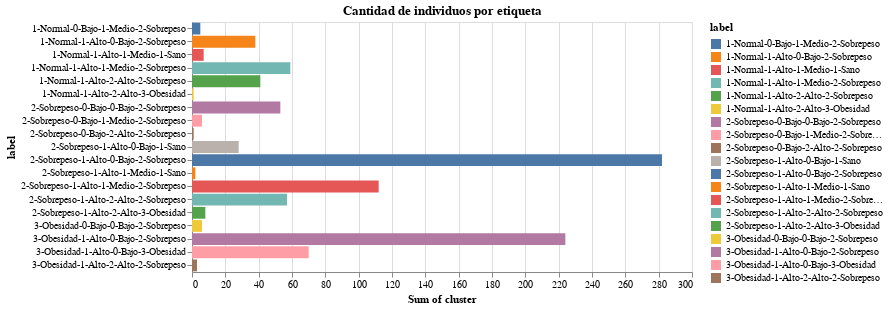

Notebook code for this chart:
### Code cell
eda_cluster(df_obesity, 1)

### Figure 1 — Vega-Lite specification as saved in the notebook (floating-point values rounded to 4 significant figures)
{"config": {"view": {"continuousWidth": 400, "continuousHeight": 300}}, "data": {"name": "data-becd51bc069bc2bf23097f41a80b7978"}, "mark": "bar", "encoding": {"color": {"field": "label", "type": "nominal"}, "tooltip": [{"field": "label", "type": "nominal"}, {"aggregate": "sum", "field": "cluster", "title": "Cantidad individuos", "type": "quantitative"}], "x": {"aggregate": "sum", "field": "cluster", "type": "quantitative"}, "y": {"field": "label", "type": "nominal"}}, "height": 250, "title": "Cantidad de individuos por etiqueta", "width": 500, "$schema": "https://vega.github.io/schema/vega-lite/v4.17.0.json", "datasets": {"data-becd51bc069bc2bf23097f41a80b7978": [{"age_range": "17-25", "bmi": "1-Normal", "cc": "1-Alto", "rcc": "0-Bajo", "ict": "2-Sobrepeso", "risk_factors": 2, "cluster": 12, "label": "1-Normal-1-Alto-0-Bajo-2-Sobrepeso"}, {"age_range": "17-25", "bmi": "1-Normal", "cc": "1-Alto", "rcc": "1-Medio", "ict": "2-Sobrepeso", "risk_factors": 3, "cluster": 24, "label": "1-Normal-1-Alto-1-Medio-2-Sobrepeso"}, {"age_range": "17-25", "bmi": "1-Normal", "cc": "1-Alto", "rcc": "2-Alto", "ict": "2-Sobrepeso", "risk_factors": 3, "cluster": 13, "label": "1-Normal-1-Alto-2-Alto-2-Sobrepeso"}, {"age_range": "17-25", "bmi": "1-Normal", "cc": "1-Alto", "rcc": "2-Alto", "ict": "3-Obesidad", "risk_factors": 3, "cluster": 1, "label": "1-Normal-1-Alto-2-Alto-3-Obesidad"}, {"age_range": "17-25", "bmi": "2-Sobrepeso", "cc": "1-Alto", "rcc": "0-Bajo", "ict": "2-Sobrepeso", "risk_factors": 3, "cluster": 36, "label": "2-Sobrepeso-1-Alto-0-Bajo-2-Sobrepeso"}, {"age_range": "17-25", "bmi": "2-Sobrepeso", "cc": "1-Alto", "rcc": "1-Medio", "ict": "2-Sobrepeso", "risk_factors": 4, "cluster": 12, "label": "2-Sobrepeso-1-Alto-1-Medio-2-Sobrepeso"}, {"age_range": "17-25", "bmi": "2-Sobrepeso", "cc": "1-Alto", "rcc": "2-Alto", "ict": "2-Sobrepeso", "risk_factors": 4, "cluster": 4, "label": "2-Sobrepeso-1-Alto-2-Alto-2-Sobrepeso"}, {"age_range": "17-25", "bmi": "3-Obesidad", "cc": "1-Alto", "rcc": "0-Bajo", "ict": "2-Sobrepeso", "risk_factors": 3, "cluster": 21, "label": "3-Obesidad-1-Alto-0-Bajo-2-Sobrepeso"}, {"age_range": "17-25", "bmi": "3-Obesidad", "cc": "1-Alto", "rcc": "0-Bajo", "ict": "3-Obesidad", "risk_factors": 3, "cluster": 9, "label": "3-Obesidad-1-Alto-0-Bajo-3-Obesidad"}, {"age_range": "26-35", "bmi": "1-Normal", "cc": "1-Alto", "rcc": "0-Bajo", "ict": "2-Sobrepeso", "risk_factors": 2, "cluster": 7, "label": "1-Normal-1-Alto-0-Bajo-2-Sobrepeso"}, {"age_range": "26-35", "bmi": "1-Normal", "cc": "1-Alto", "rcc": "1-Medio", "ict": "2-Sobrepeso", "risk_factors": 3, "cluster": 12, "label": "1-Normal-1-Alto-1-Medio-2-Sobrepeso"}, {"age_range": "26-35", "bmi": "1-Normal", "cc": "1-Alto", "rcc": "2-Alto", "ict": "2-Sobrepeso", "risk_factors": 3, "cluster": 6, "label": "1-Normal-1-Alto-2-Alto-2-Sobrepeso"}, {"age_range": "26-35", "bmi": "2-Sobrepeso", "cc": "1-Alto", "rcc": "0-Bajo", "ict": "2-Sobrepeso", "risk_factors": 3, "cluster": 54, "label": "2-Sobrepeso-1-Alto-0-Bajo-2-Sobrepeso"}, {"age_range": "26-35", "bmi": "2-Sobrepeso", "cc": "1-Alto", "rcc": "1-Medio", "ict": "2-Sobrepeso", "risk_factors": 4, "cluster": 23, "label": "2-Sobrepeso-1-Alto-1-Medio-2-Sobrepeso"}, {"age_range": "26-35", "bmi": "2-Sobrepeso", "cc": "1-Alto", "rcc": "2-Alto", "ict": "2-Sobrepeso", "risk_factors": 4, "cluster": 6, "label": "2-Sobrepeso-1-Alto-2-Alto-2-Sobrepeso"}, {"age_range": "26-35", "bmi": "3-Obesidad", "cc": "1-Alto", "rcc": "0-Bajo", "ict": "2-Sobrepeso", "risk_factors": 3, "cluster": 65, "label": "3-Obesidad-1-Alto-0-Bajo-2-Sobrepeso"}, {"age_range": "26-35", "bmi": "3-Obesidad", "cc": "1-Alto", "rcc": "0-Bajo", "ict": "3-Obesidad", "risk_factors": 3, "cluster": 13, "label": "3-Obesidad-1-Alto-0-Bajo-3-Obesidad"}, {"age_range": "36-45", "bmi": "1-Normal", "cc": "0-Bajo", "rcc": "1-Medio", "ict": "2-Sobrepeso", "risk_factors": 2, "cluster": 5, "label": "1-Normal-0-Bajo-1-Medio-2-Sobrepeso"}, {"age_range": "36-45", "bmi": "1-Normal", "cc": "1-Alto", "rcc": "0-Bajo", "ict": "2-Sobrepeso", "risk_factors": 2, "cluster": 8, "label": "1-Normal-1-Alto-0-Bajo-2-Sobrepeso"}, {"age_range": "36-45", "bmi": "1-Normal", "cc": "1-Alto", "rcc": "1-Medio", "ict": "1-Sano", "risk_factors": 2, "cluster": 7, "label": "1-Normal-1-Alto-1-Medio-1-Sano"}, {"age_range": "36-45", "bmi": "1-Normal", "cc": "1-Alto", "rcc": "1-Medio", "ict": "2-Sobrepeso", "risk_factors": 3, "cluster": 7, "label": "1-Normal-1-Alto-1-Medio-2-Sobrepeso"}, {"age_range": "36-45", "bmi": "1-Normal", "cc": "1-Alto", "rcc": "2-Alto", "ict": "2-Sobrepeso", "risk_factors": 3, "cluster": 8, "label": "1-Normal-1-Alto-2-Alto-2-Sobrepeso"}, {"age_range": "36-45", "bmi": "2-Sobrepeso", "cc": "0-Bajo", "rcc": "0-Bajo", "ict": "2-Sobrepeso", "risk_factors": 2, "cluster": 53, "label": "2-Sobrepeso-0-Bajo-0-Bajo-2-Sobrepeso"}, {"age_range": "36-45", "bmi": "2-Sobrepeso", "cc": "0-Bajo", "rcc": "1-Medio", "ict": "2-Sobrepeso", "risk_factors": 3, "cluster": 3, "label": "2-Sobrepeso-0-Bajo-1-Medio-2-Sobrepeso"}, {"age_range": "36-45", "bmi": "2-Sobrepeso", "cc": "1-Alto", "rcc": "0-Bajo", "ict": "1-Sano", "risk_factors": 2, "cluster": 28, "label": "2-Sobrepeso-1-Alto-0-Bajo-1-Sano"}, {"age_range": "36-45", "bmi": "2-Sobrepeso", "cc": "1-Alto", "rcc": "0-Bajo", "ict": "2-Sobrepeso", "risk_factors": 3, "cluster": 68, "label": "2-Sobrepeso-1-Alto-0-Bajo-2-Sobrepeso"}, {"age_range": "36-45", "bmi": "2-Sobrepeso", "cc": "1-Alto", "rcc": "1-Medio", "ict": "2-Sobrepeso", "risk_factors": 4, "cluster": 36, "label": "2-Sobrepeso-1-Alto-1-Medio-2-Sobrepeso"}, {"age_range": "36-45", "bmi": "2-Sobrepeso", "cc": "1-Alto", "rcc": "2-Alto", "ict": "2-Sobrepeso", "risk_factors": 4, "cluster": 10, "label": "2-Sobrepeso-1-Alto-2-Alto-2-Sobrepeso"}, {"age_range": "36-45", "bmi": "2-Sobrepeso", "cc": "1-Alto", "rcc": "2-Alto", "ict": "3-Obesidad", "risk_factors": 4, "cluster": 8, "label": "2-Sobrepeso-1-Alto-2-Alto-3-Obesidad"}, {"age_range": "36-45", "bmi": "3-Obesidad", "cc": "0-Bajo", "rcc": "0-Bajo", "ict": "2-Sobrepeso", "risk_factors": 2, "cluster": 6, "label": "3-Obesidad-0-Bajo-0-Bajo-2-Sobrepeso"}, {"age_range": "36-45", "bmi": "3-Obesidad", "cc": "1-Alto", "rcc": "0-Bajo", "ict": "2-Sobrepeso", "risk_factors": 3, "cluster": 63, "label": "3-Obesidad-1-Alto-0-Bajo-2-Sobrepeso"}, {"age_range": "36-45", "bmi": "3-Obesidad", "cc": "1-Alto", "rcc": "0-Bajo", "ict": "3-Obesidad", "risk_factors": 3, "cluster": 31, "label": "3-Obesidad-1-Alto-0-Bajo-3-Obesidad"}, {"age_range": "36-45", "bmi": "3-Obesidad", "cc": "1-Alto", "rcc": "2-Alto", "ict": "2-Sobrepeso", "risk_factors": 4, "cluster": 3, "label": "3-Obesidad-1-Alto-2-Alto-2-Sobrepeso"}, {"age_range": "46-55", "bmi": "1-Normal", "cc": "1-Alto", "rcc": "0-Bajo", "ict": "2-Sobrepeso", "risk_factors": 2, "cluster": 8, "label": "1-Normal-1-Alto-0-Bajo-2-Sobrepeso"}, {"age_range": "46-55", "bmi": "1-Normal", "cc": "1-Alto", "rcc": "1-Medio", "ict": "2-Sobrepeso", "risk_factors": 3, "cluster": 8, "label": "1-Normal-1-Alto-1-Medio-2-Sobrepeso"}, {"age_range": "46-55", "bmi": "1-Normal", "cc": "1-Alto", "rcc": "2-Alto", "ict": "2-Sobrepeso", "risk_factors": 3, "cluster": 4, "label": "1-Normal-1-Alto-2-Alto-2-Sobrepeso"}, {"age_range": "46-55", "bmi": "2-Sobrepeso", "cc": "0-Bajo", "rcc": "1-Medio", "ict": "2-Sobrepeso", "risk_factors": 3, "cluster": 2, "label": "2-Sobrepeso-0-Bajo-1-Medio-2-Sobrepeso"}, {"age_range": "46-55", "bmi": "2-Sobrepeso", "cc": "1-Alto", "rcc": "0-Bajo", "ict": "2-Sobrepeso", "risk_factors": 3, "cluster": 76, "label": "2-Sobrepeso-1-Alto-0-Bajo-2-Sobrepeso"}, {"age_range": "46-55", "bmi": "2-Sobrepeso", "cc": "1-Alto", "rcc": "1-Medio", "ict": "1-Sano", "risk_factors": 3, "cluster": 2, "label": "2-Sobrepeso-1-Alto-1-Medio-1-Sano"}, {"age_range": "46-55", "bmi": "2-Sobrepeso", "cc": "1-Alto", "rcc": "2-Alto", "ict": "2-Sobrepeso", "risk_factors": 4, "cluster": 24, "label": "2-Sobrepeso-1-Alto-2-Alto-2-Sobrepeso"}, {"age_range": "46-55", "bmi": "3-Obesidad", "cc": "1-Alto", "rcc": "0-Bajo", "ict": "2-Sobrepeso", "risk_factors": 3, "cluster": 48, "label": "3-Obesidad-1-Alto-0-Bajo-2-Sobrepeso"}, {"age_range": "56-65", "bmi": "1-Normal", "cc": "1-Alto", "rcc": "0-Bajo", "ict": "2-Sobrepeso", "risk_factors": 2, "cluster": 3, "label": "1-Normal-1-Alto-0-Bajo-2-Sobrepeso"}, {"age_range": "56-65", "bmi": "1-Normal", "cc": "1-Alto", "rcc": "1-Medio", "ict": "2-Sobrepeso", "risk_factors": 3, "cluster": 8, "label": "1-Normal-1-Alto-1-Medio-2-Sobrepeso"}, {"age_range": "56-65", "bmi": "1-Normal", "cc": "1-Alto", "rcc": "2-Alto", "ict": "2-Sobrepeso", "risk_factors": 3, "cluster": 10, "label": "1-Normal-1-Alto-2-Alto-2-Sobrepeso"}, {"age_range": "56-65", "bmi": "2-Sobrepeso", "cc": "0-Bajo", "rcc": "1-Medio", "ict": "2-Sobrepeso", "risk_factors": 3, "cluster": 1, "label": "2-Sobrepeso-0-Bajo-1-Medio-2-Sobrepeso"}, {"age_range": "56-65", "bmi": "2-Sobrepeso", "cc": "0-Bajo", "rcc": "2-Alto", "ict": "2-Sobrepeso", "risk_factors": 3, "cluster": 1, "label": "2-Sobrepeso-0-Bajo-2-Alto-2-Sobrepeso"}, {"age_range": "56-65", "bmi": "2-Sobrepeso", "cc": "1-Alto", "rcc": "0-Bajo", "ict": "2-Sobrepeso", "risk_factors": 3, "cluster": 47, "label": "2-Sobrepeso-1-Alto-0-Bajo-2-Sobrepeso"}, {"age_range": "56-65", "bmi": "2-Sobrepeso", "cc": "1-Alto", "rcc": "1-Medio", "ict": "2-Sobrepeso", "risk_factors": 4, "cluster": 41, "label": "2-Sobrepeso-1-Alto-1-Medio-2-Sobrepeso"}, {"age_range": "56-65", "bmi": "2-Sobrepeso", "cc": "1-Alto", "rcc": "2-Alto", "ict": "2-Sobrepeso", "risk_factors": 4, "cluster": 13, "label": "2-Sobrepeso-1-Alto-2-Alto-2-Sobrepeso"}, {"age_range": "56-65", "bmi": "3-Obesidad", "cc": "1-Alto", "rcc": "0-Bajo", "ict": "2-Sobrepeso", "risk_factors": 3, "cluster": 26, "label": "3-Obesidad-1-Alto-0-Bajo-2-Sobrepeso"}, {"age_range": "56-65", "bmi": "3-Obesidad", "cc": "1-Alto", "rcc": "0-Bajo", "ict": "3-Obesidad", "risk_factors": 3, "cluster": 17, "label": "3-Obesidad-1-Alto-0-Bajo-3-Obesidad"}, {"age_range": "66-100", "bmi": "2-Sobrepeso", "cc": "1-Alto", "rcc": "0-Bajo", "ict": "2-Sobrepeso", "risk_factors": 3, "cluster": 1, "label": "2-Sobrepeso-1-Alto-0-Bajo-2-Sobrepeso"}, {"age_range": "66-100", "bmi": "3-Obesidad", "cc": "1-Alto", "rcc": "0-Bajo", "ict": "2-Sobrepeso", "risk_factors": 3, "cluster": 1, "label": "3-Obesidad-1-Alto-0-Bajo-2-Sobrepeso"}]}}
